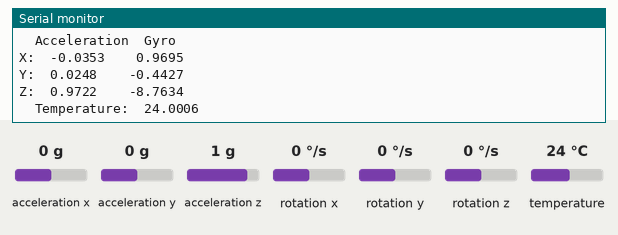
Simulated run of this sketch. Board: Arduino Uno, built with avr-gcc and run on an emulated ATmega328P. On the bench: the last lines printed to the serial monitor. Wiring (inferred from the names in the program): MPU-6050 motion sensor at I2C address 0x68. Inputs (shaded band) come from the test bench; at power-on: acceleration x 0 g, acceleration y 0 g, acceleration z 1 g, rotation x 0 °/s, rotation y 0 °/s, rotation z 0 °/s, temperature 24 °C.

Above: at 1.0 s.
1.1 s: acceleration x set to -1.4 g
2.6 s: acceleration y set to -1.4 g
At 3.1 s:
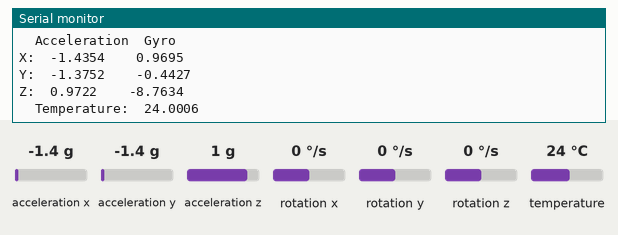
4.1 s: acceleration z set to -1.4 g
At 4.7 s:
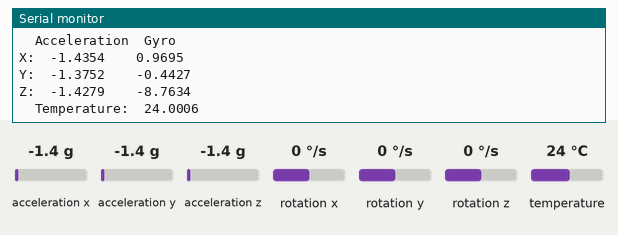
5.6 s: rotation x set to -192 °/s
7.1 s: rotation y set to -192 °/s
At 7.8 s:
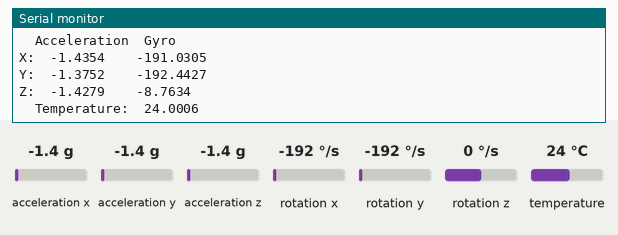

The sketch:

scalingMeasurements.ino
```cpp
 /*
  *   Patrick Tafoya
  *   MPU-6050 Scaling Measurements
  *   Gyroscope, Accelerometer and Thermometer
  */


#include <Arduino.h>
#include <Wire.h>
#include "mympu6050.h"
#include "report.h"

//#define SER_DEBUG
#define BAUD 115200

// globals
MyMPU6050 mpu(MPU6050_ADDRESS_AD0_LOW);
SensorData sd;
OffsetValues ov;

// function header
void mySetup();
bool sensorSetup(MyMPU6050& mpu);

int main(){
  mySetup();

  float ax;
  float ay;
  float az;
  float gx;
  float gy;
  float gz;
  float t;

  while(true){
    ax = mpu.accelX(ov);
    ay = mpu.accelY(ov);
    az = mpu.accelZ(ov);
    gx = mpu.gyroX(ov);
    gy = mpu.gyroY(ov);
    gz = mpu.gyroZ(ov);
    t = mpu.tempDegC();
    Serial.print("\n\t");Serial.print("Acceleration\t");Serial.println("Gyro");
    Serial.print("X:\t");Serial.print(ax, 4);Serial.print("\t\t");Serial.println(gx, 4);
    Serial.print("Y:\t");Serial.print(ay, 4);Serial.print("\t\t");Serial.println(gy, 4);
    Serial.print("Z:\t");Serial.print(az, 4);Serial.print("\t\t");Serial.println(gz, 4);
    Serial.print("\tTemperature:\t");Serial.println(t, 4);
    delay(500);
  }
  return 0;
}

void mySetup(){
  // arduino ititialize function
  init();
  // initialize serial port
  Serial.begin(BAUD);
  #ifdef SER_DEBUG
    Serial.println("Serial Ready");
  #endif
  // initialize i2c as master
  Wire.begin();
  delay(200);
  // set up sensor
  if(!sensorSetup(mpu)){
    // terminate
    return 1;
  }
}

bool sensorSetup(MyMPU6050& mpu){
  if(mpu.testConnection() != 0x68){
    #ifdef SER_DEBUG
      Serial.println("Unable to connect to MPU6050");
      delay(200);
    #endif
    return false;
  }
  #ifdef SER_DEBUG
    Serial.println("Connection to MPU6050 successful");
    delay(200);
  #endif
  // wake device
  mpu.initialize();
  // configure sensor clock to gyro x-axis
  //mpu.setClockSource(0x01);
  // accel range to +- 2g
  mpu.setFullScaleAccelRange(0);
  // gyro range to +- 250 deg/s
  mpu.setFullScaleGyroRange(0);

  return true;
}
```

mympu6050.h
```cpp
#ifndef MYMPU6050_H
#define MYMPU6050_H

// MPU 6050 macro definitions from
// MPU-6000 and MPU-6050, Register Map and Descriptions, Revision 4.2, 8/19/13
// MPU-6000/MPU-6050 Product Specification, Revision 3.4, 8/19/13

// MPU 6050 I2C address
#define MPU6050_ADDRESS_AD0_LOW     0x68   // i2c address pin low (GND), default
#define MPU6050_ADDRESS_AD0_HIGH    0x69


// MPU 6050 register addresses
#define MPU6050_RA_ACCEL_XG_OFFS_USRH 0x06 // accel x-axis offset cancellation register high byte
#define MPU6050_RA_ACCEL_XG_OFFS_USRL 0x07
#define MPU6050_RA_ACCEL_YG_OFFS_USRH 0x08 // accel y-axis offset cancellation register high byte
#define MPU6050_RA_ACCEL_YG_OFFS_USRL 0x09
#define MPU6050_RA_ACCEL_ZG_OFFS_USRH 0x0A // accel z-axis offset cancellation register high byte
#define MPU6050_RA_ACCEL_ZG_OFFS_USRL 0x0B

#define MPU6050_RA_GYRO_XG_OFFS_USRH 0x13      // gyro x-axis offset cancellation register high byte
#define MPU6050_RA_GYRO_XG_OFFS_USRL 0x14      // gyro x-axis offset cancellation register low byte
#define MPU6050_RA_GYRO_YG_OFFS_USRH 0x15      // gyro x-axis offset cancellation register high byte
#define MPU6050_RA_GYRO_YG_OFFS_USRL 0x16      // gyro x-axis offset cancellation register low byte
#define MPU6050_RA_GYRO_ZG_OFFS_USRH 0x17      // gyro x-axis offset cancellation register high byte
#define MPU6050_RA_GYRO_ZG_OFFS_USRL 0x18      // gyro x-axis offset cancellation register low byte

#define MPU6050_RA_PWR_MGMT_1   0x6B
#define MPU6050_RA_CONFIG       0x1A
#define MPU6050_RA_GYRO_CONFIG  0x1B
#define MPU6050_RA_ACCEL_CONFIG 0x1C

#define MPU6050_RA_ACCEL_XOUT_H 0x3B
#define MPU6050_RA_ACCEL_XOUT_L 0x3C
#define MPU6050_RA_ACCEL_YOUT_H 0x3D
#define MPU6050_RA_ACCEL_YOUT_L 0x3E
#define MPU6050_RA_ACCEL_ZOUT_H 0x3F
#define MPU6050_RA_ACCEL_ZOUT_L 0x40

#define MPU6050_RA_TEMP_OUT_H   0x41
#define MPU6050_RA_TEMP_OUT_L   0x42

#define MPU6050_RA_GYRO_XOUT_H  0x43
#define MPU6050_RA_GYRO_XOUT_L  0x44
#define MPU6050_RA_GYRO_YOUT_H  0x45
#define MPU6050_RA_GYRO_YOUT_L  0x46
#define MPU6050_RA_GYRO_ZOUT_H  0x47
#define MPU6050_RA_GYRO_ZOUT_L  0x48

#define MPU6050_RA_WHO_AM_I     0x75


// MPU 6050 Clock Settings
#define MPU6050_CLOCK_PLL_XGYRO 0x01

// MPU gyro full scale range settings
#define MPU6050_GYRO_FS_250  0x00
#define MPU6050_GYRO_FS_500  0x01
#define MPU6050_GYRO_FS_1000 0x02
#define MPU6050_GYRO_FS_2000 0x03

// MPU accel full scale settings
#define MPU6050_ACCEL_FS_2G  0x00
#define MPU6050_ACCEL_FS_4G  0x01
#define MPU6050_ACCEL_FS_8G  0x02
#define MPU6050_ACCEL_FS_16G 0x03

// Sizes
#define MPU6050_ALL_MEASUREMENT_BYTES 14
// added sizes
#define SAMPLE_SIZE 1000
#define SAMPLE_TIME 500
#define Z_G_EXPECTED 16384
#define ACCEL_MAX_ERROR 8
#define GYRO_MAX_ERROR 4

struct SensorData
{
  int16_t accelX;
  int16_t accelY;
  int16_t accelZ;
  int16_t temperature;
  int16_t gyroX;
  int16_t gyroY;
  int16_t gyroZ;
};

// storage for mean values
struct MeanValues
{
  int16_t accelX;
  int16_t accelY;
  int16_t accelZ;
  int16_t gyroX;
  int16_t gyroY;
  int16_t gyroZ;
};

// storage for offset values
struct OffsetValues
{
  int16_t accelX = 579;
  int16_t accelY = -406;
  int16_t accelZ = 456;
  int16_t gyroX = -127;
  int16_t gyroY = 58;
  int16_t gyroZ = 1148;
};

class MyMPU6050{
  public:
    MyMPU6050(uint8_t i2cAddr = MPU6050_ADDRESS_AD0_LOW );

    void initialize(void);
    void reset(void);
    uint8_t testConnection(void);

    void setClockSource(uint8_t source);
    void setFullScaleAccelRange(uint8_t scale);
    void setFullScaleGyroRange(uint8_t scale);
    void setSleepEnabled(bool state);

    uint8_t getDeviceAddress(void)const;
    uint8_t getConfigState(void)const;
    uint8_t getPowerManagement1State(void)const;
    uint8_t getAccelConfigState(void)const;
    uint8_t getGyroConfigState(void)const;

    uint8_t readAllData(struct SensorData* sd);

    // added functions
     void MyMPU6050::offsetCalibration(struct SensorData sd, struct OffsetValues* ov, struct MeanValues mv);
    void MyMPU6050::meanSensor(struct MeanValues* mv, struct SensorData* sd, struct OffsetValues* ov);
    void MyMPU6050::setOffsetValues(struct MeanValues mv, struct OffsetValues* ov);
    void MyMPU6050::clearOffsetValues(struct OffsetValues* ov);
    void MyMPU6050::allDataOffset(struct SensorData* sd, struct OffsetValues* ov);
    bool MyMPU6050::checkError(struct MeanValues mv);
    uint8_t MyMPU6050::readGyroRawWithOffset(struct SensorData* sd, struct OffsetValues ov);
    uint8_t MyMPU6050::readAccelRawWithOffset(struct SensorData* sd, struct OffsetValues ov);
    void MyMPU6050::setAccelerationOffsetValues(int16_t x, int16_t y, int16_t z, struct OffsetValues* ov);
    void MyMPU6050::setGyroOffsetValues(int16_t x, int16_t y, int16_t z, struct OffsetValues* ov);
    int16_t MyMPU6050::readRawDataWithOffset(uint8_t reg_High, struct OffsetValues ov);
    int16_t MyMPU6050::rawGyroX(struct OffsetValues ov);
    int16_t MyMPU6050::rawGyroY(struct OffsetValues ov);
    int16_t MyMPU6050::rawGyroZ(struct OffsetValues ov);
    int16_t MyMPU6050::rawAccelX(struct OffsetValues ov);
    int16_t MyMPU6050::rawAccelY(struct OffsetValues ov);
    int16_t MyMPU6050::rawAccelZ(struct OffsetValues ov);
    float MyMPU6050::gyroX(struct OffsetValues ov, int configState=0);
    float MyMPU6050::gyroY(struct OffsetValues ov, int configState=0);
    float MyMPU6050::gyroZ(struct OffsetValues ov, int configState=0);
    float MyMPU6050::accelX(struct OffsetValues ov, int configState=0);
    float MyMPU6050::accelY(struct OffsetValues ov, int configState=0);
    float MyMPU6050::accelZ(struct OffsetValues ov, int configState=0);
    float MyMPU6050::tempDegC();

  private:
    uint8_t devAddr;

    void writeBits(uint8_t regAddr, uint8_t leftBit, uint8_t numBits, uint8_t data);
    void writeByte(uint8_t regAddr, uint8_t data);
    uint8_t readByte(uint8_t regAddr)const;
    uint8_t readBytes(uint8_t regAddr, uint8_t *buf, uint8_t count);

};


#endif
```

report.cpp
```cpp
#include <Arduino.h>              // Serial
#include "report.h"


void reportRegisterOffsets(MyMPU6050& mpu)
{
  Serial.println("\n****function reportRegisterOffsets needs code\n");
}

void reportPowerState(MyMPU6050 &mpu)
{
  uint8_t state;
  state = mpu.getPowerManagement1State();
  Serial.print(F("** Power Management Register 1, "));
  Serial.println(state,HEX);
  Serial.print(F("Bit 7, Device Reset: "));
  Serial.println(state >> 8, HEX);
  Serial.print(F("Bit 6, Sleep:        "));
  Serial.println( (state & 0x40) >> 6, HEX);
  if( (state & 0x40) >> 6 == 1)
  {
    Serial.println(F("\t** Device is in sleep mode **\n"));
  }
  Serial.print(F("Bit 5, Cycle:        "));
  Serial.println( (state & 0x20) >> 5, HEX);
  Serial.print(F("Bit 3, Temp_Dis      "));
  Serial.println( (state & 0x08) >> 3, HEX);
  Serial.print(F("Bits 2:0, CLKSEL     "));
  Serial.println( (state &0x07), HEX);
}

void reportConfigState(MyMPU6050& mpu)
{
  uint8_t state;
  state = mpu.getConfigState();

  Serial.println(F("\n*** Configuration ***"));
  if( ((state & 0x38) >> 3) == 0)
  {
    Serial.println(F("External Frame Synchronization Disabled as expected"));
  }
  else
  {
    Serial.print(F("Warning: external frame synchronization enabled, setting: "));
    Serial.println((state & 0x38) >> 3, HEX);
  }

  Serial.println(F("\nDigital Low Pass Filter Configuration"));
  Serial.println(F("  Accelerometer              Gyroscope"));
  Serial.println(F("   (Fs = 1 kHz)"));
  Serial.println(F("Bandwidth  Delay   Bandwidth  Delay  Fs(kHz)"));
  Serial.println(F("(Hz)       (ms)    (Hz)       (ms)"));
  Serial.println(F("============================================"));
  switch(state&0x07)
  {
    case 0:
      Serial.println(F("    260    0       256        0.98      8"));
    break;
    case 1:
      Serial.println(F("    184    2.0     188        1.9       1"));
    break;
    case 2:
      Serial.println(F("     94    3.0      98        2.8       1"));
    break;
    case 3:
      Serial.println(F("     44    4.9      42        4.8       1"));
    break;
    case 4:
      Serial.println(F("     21    8.5      20        8.3       1"));
    break;
    case 5:
      Serial.println(F("     10   13.8      10       13.4       1"));
    break;
    case 6:
      Serial.println(F("      5   19.0       5       18.6       1"));
    break;
    default:
      Serial.print(F("unknown, value: "));
      Serial.println(state&0x07, HEX);
  }

}

void reportAccelConfigState(MyMPU6050& mpu)
{
  uint8_t state;
  state = mpu.getAccelConfigState();
  Serial.print(F("\n*** Accel Config, "));
  Serial.println(state, HEX);
  if( (state & 0xE0) == 0)
  {
    Serial.println(F("self-test disabled"));
  }
  else
  {
    Serial.print(F("self-test enabled, bits 7:5: "));
    Serial.println((state & 0xE0) >> 5, HEX);
  }

  Serial.print(F("full scale range, +-"));
  switch( (state & 0x18) >> 3)
  {
    case MPU6050_ACCEL_FS_2G:
      Serial.print(2);
    break;
    case MPU6050_ACCEL_FS_4G:
      Serial.print(4);
    break;
    case MPU6050_ACCEL_FS_8G:
      Serial.print(8);
    break;
    case MPU6050_ACCEL_FS_16G:
      Serial.print(16);
    break;
  }

  Serial.println(F(" g"));
}

void reportGyroConfigState(MyMPU6050& mpu)
{
  uint8_t state;
  state = mpu.getGyroConfigState();
  Serial.print(F("\n*** Gyro Config, "));
  Serial.println(state, HEX);
  if( (state & 0xE0) == 0)
  {
    Serial.println(F("self-test disabled"));
  }
  else
  {
    Serial.print(F("self-test enabled, bits 7:5: "));
    Serial.println((state & 0xE0) >> 5, HEX);
  }

  Serial.print(F("full scale range, +-"));
  switch( (state & 0x18) >> 3)
  {
    case MPU6050_GYRO_FS_250:
      Serial.print(250);
    break;
    case MPU6050_GYRO_FS_500:
      Serial.print(500);
    break;
    case MPU6050_GYRO_FS_1000:
      Serial.print(1000);
    break;
    case MPU6050_GYRO_FS_2000:
      Serial.print(2000);
    break;
  }

  Serial.println(F(" deg/s"));
}

void printAllData(const SensorData *sd)
{
    Serial.print(F("axyz/temp/gxyz:\t"));
    Serial.print(sd->accelX); Serial.print("\t");
    Serial.print(sd->accelY); Serial.print("\t");
    Serial.print(sd->accelZ); Serial.print("\t");
    Serial.print(sd->temperature); Serial.print("\t");
    Serial.print(sd->gyroX); Serial.print("\t");
    Serial.print(sd->gyroY); Serial.print("\t");
    Serial.println(sd->gyroZ);
}
```

report.h
```cpp
#ifndef REPORT_H_INCLUDED
#define REPORT_H_INCLUDED

#include "mympu6050.h"

/*
 * Uses serial library to print power management 1
 * register value.
 */
void reportPowerState(MyMPU6050& mpu);

/*
 * Uses serial library to print configuration
 * register value.
 */
void reportConfigState(MyMPU6050& mpu);

/*
 * Uses serial library to print accelerometer
 * configuration register value.
 */
void reportAccelConfigState(MyMPU6050& mpu);

/*
 * Uses serial library to print gyroscope
 * configuration register value.
 */
void reportGyroConfigState(MyMPU6050& mpu);

/* Uses serial library to print accelerometer
 *  and gyroscope offset register values
 *
 */
void reportRegisterOffsets(MyMPU6050& mpu);

/* Uses serial library to print all data in the structure
 */
void printAllData(const SensorData *sd);


#endif
```

Source omitted: mympu6050.cpp (21202 bytes)

Measured:
- after the input at 2.6 s, the serial monitor: prints a new line after 0.17 s (image 1)
- after the input at 4.1 s, the serial monitor: prints a new line after 0.20 s (image 2)
- after the input at 7.1 s, the serial monitor: prints a new line after 0.25 s (image 3)
